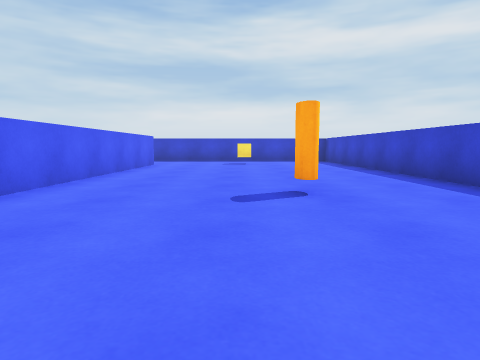
[1] (above)

19 first-person views from a walk through a 3-D level made in the Unity game engine. The camera is 0.62 m above the floor, tilts 6° down and sees 75° across. The floor is counted in squares, 1 m on a side. Each view is taken from the middle of a square. On the plan, view 1 faces up. The plan holds only what a view shows up to about 9 squares ahead; the rest is blank. The player is left out.

[2]
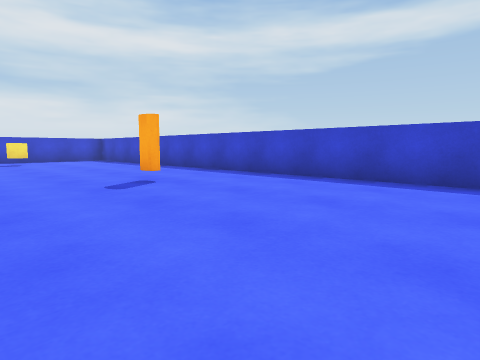

[3]
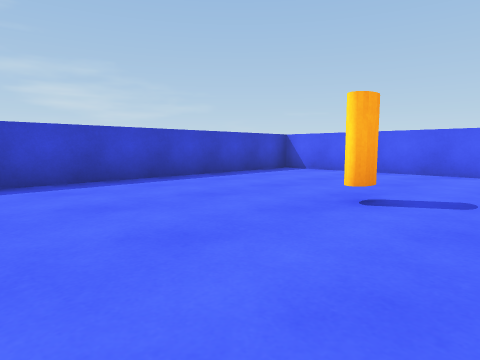

[4]
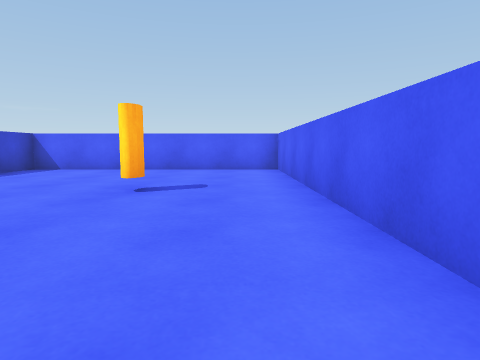

[5]
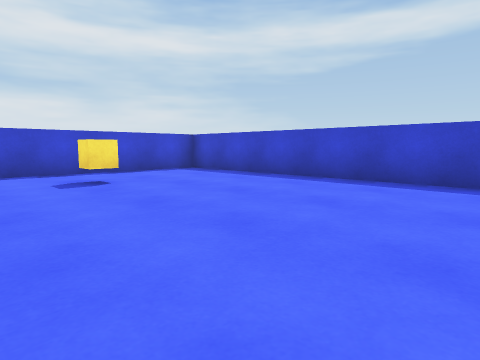

[6]
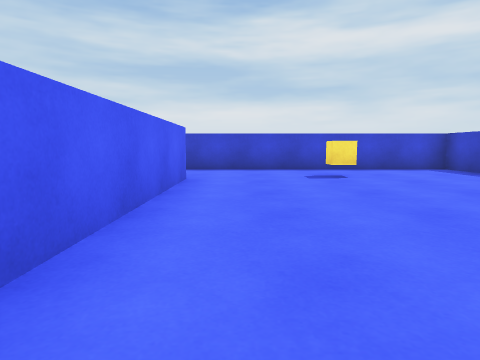

[7]
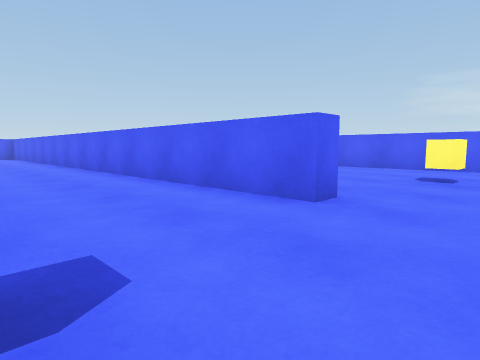

[8]
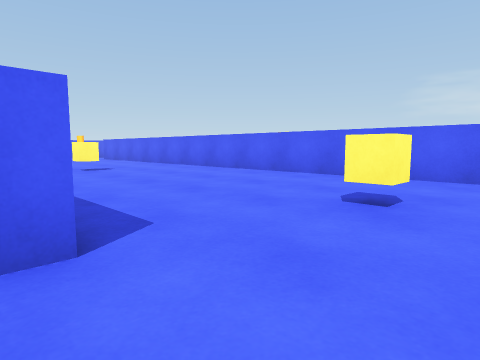

[9]
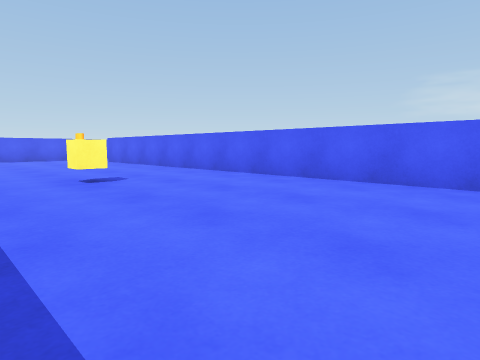

[10]
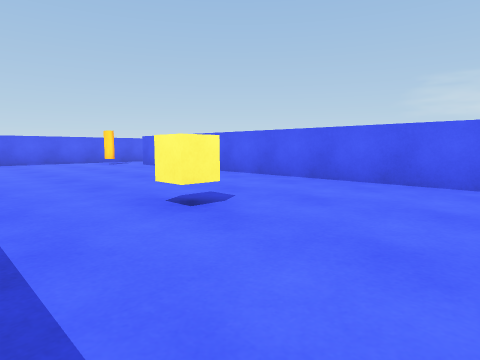

[11]
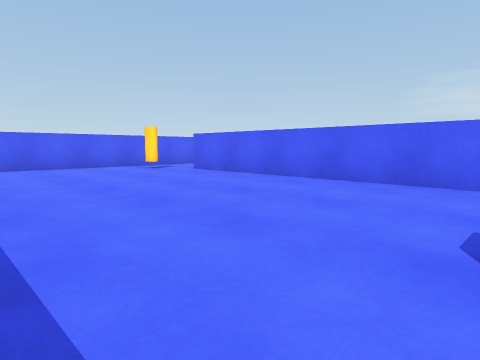

[12]
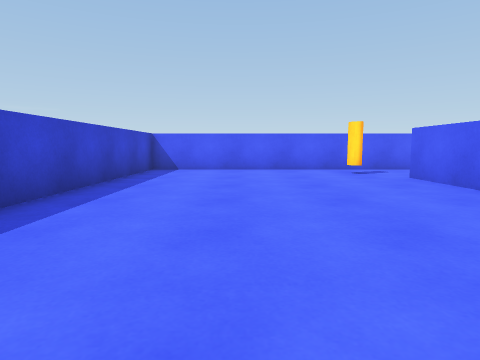

[13]
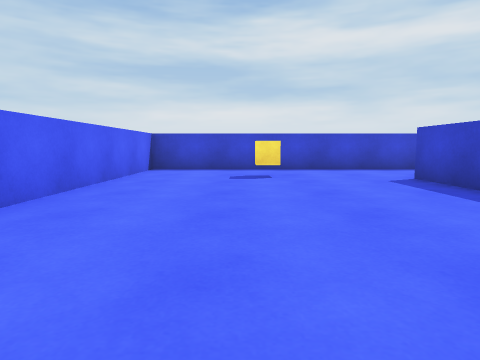

[14]
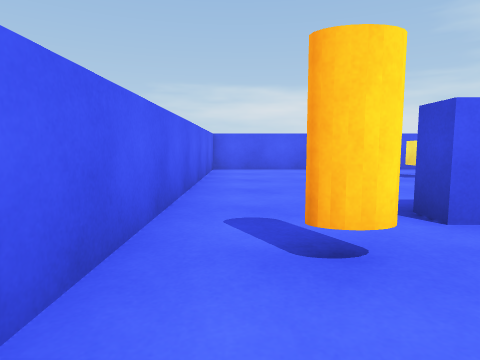

[15]
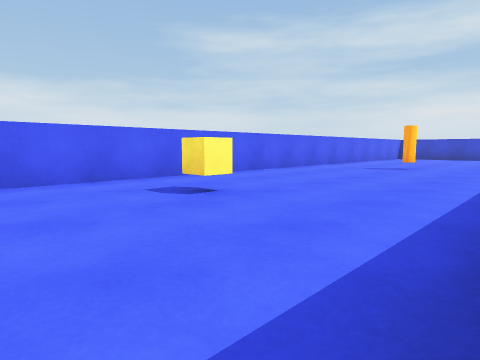

[16]
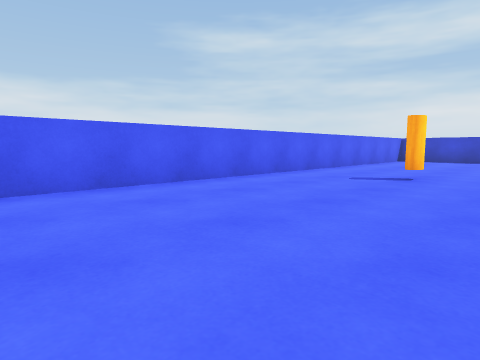

[17]
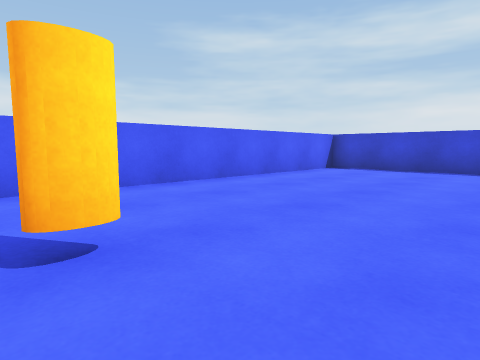

[18]
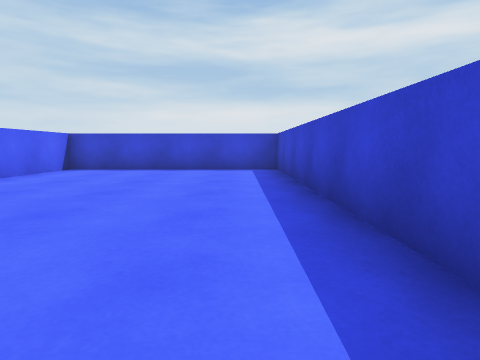

[19]
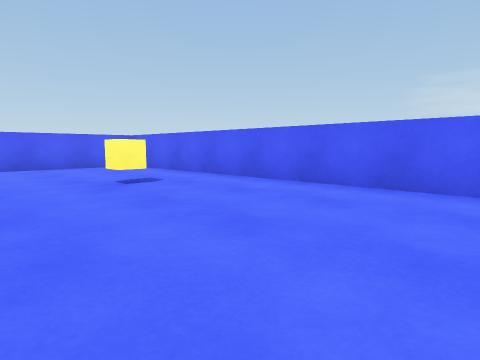

### Floor plan
Ten units are one square. View 1 is at (0, 0); x grows to the right and y downward. Boxes are objects, and circles mark ways between rooms. Rooms are numbered by the first view taken in them; rooms with no view inside come last. Other rooms are left out.
<svg viewBox="-162 -142 205 204">
<path fill="none" stroke="#000" d="M-31 -18 -31 57 38 57 38 -137 -36 -137M-36 -111 -31 -111 -31 -32M-36 -94 -36 -111M-95 57 -36 57 -36 1M-36 -137 -95 -137 -95 33M-99 -62 -99 -137 -157 -137 -157 57 -95 57M-95 33 -100 33"/>
<rect x="-5" y="5" width="10" height="10" fill="#bbb"><title>orange cylinder</title></rect>
<rect x="-5" y="-125" width="10" height="10" fill="#bbb"><title>cube</title></rect>
<rect x="5" y="-45" width="10" height="10" fill="#bbb"><title>orange cylinder</title></rect>
<rect x="-95" y="35" width="10" height="10" fill="#bbb"><title>orange cylinder</title></rect>
<rect x="-65" y="-45" width="10" height="10" fill="#bbb"><title>cube</title></rect>
<rect x="-65" y="-125" width="10" height="10" fill="#bbb"><title>cube</title></rect>
<rect x="-135" y="5" width="10" height="10" fill="#bbb"><title>cube</title></rect>
<rect x="-135" y="-65" width="10" height="10" fill="#bbb"><title>orange cylinder</title></rect>
<circle cx="-30" cy="-125" r="3" fill="#2a7"/>
<circle cx="-100" cy="45" r="3" fill="#2a7"/>
<text x="0" y="-40">1</text>
<text x="-70" y="-40">2</text>
<text x="-130" y="-40">3</text>
</svg>
Room 1 opens to room 2. Room 2 opens to room 3.

Where each view was taken, in squares from view 1:
view 1: 0 up, 0 right, facing up
view 2: 1 down, 2 left, facing up-right
view 3: 2 up, 2 left, facing down-right
view 4: 3 up, 2 left, facing down
view 5: 6 up, 2 left, facing up-right
view 6: 5 up, 2 left, facing up
view 7: 13 up, 0 right, facing down-left
view 8: 13 up, 3 left, facing down-left
view 9: 10 up, 4 left, facing down-left
view 10: 7 up, 4 left, facing down-left
view 11: 4 up, 4 left, facing down-left
view 12: 3 up, 6 left, facing down
view 13: 5 up, 7 left, facing up
view 14: 5 down, 7 left, facing left
view 15: 4 down, 10 left, facing up-left
view 16: 1 down, 11 left, facing up-left
view 17: 5 up, 11 left, facing up-left
view 18: 5 up, 11 left, facing up
view 19: 4 up, 11 left, facing down-left
